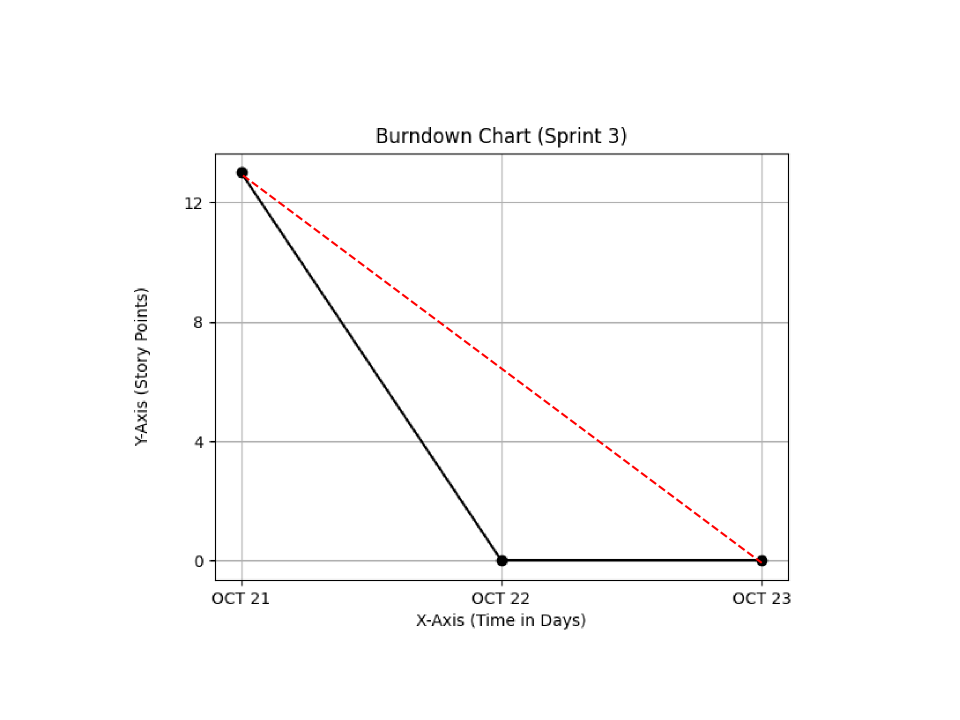
#> input picture 2024 sem2/SOFT2412/A2/Sprint3/Graphs/burndown_chart.png, 1920 x 1440 px (shown at 1/2 size)
$ python bu.py
#> lines starting #> are read from the running program, lines starting #| are printed output that depends on the picture
import matplotlib.pyplot as plt
import numpy as np
import matplotlib.image as mpimg

# Load the image
img_path = 'Sprint3/Graphs/burndown_chart.png'
img = mpimg.imread(img_path)
#> img is the input picture: shape (1440, 1920, 4) float32; mean R, G, B, A 0.988, 0.987, 0.987, 1

# Plot the original image again
fig, ax = plt.subplots()
ax.imshow(img, interpolation='none')  # Disable interpolation
ax.axis('off')  # Hide axes

# Overlay the expected line
ax.plot([103.9, 553], [76.6, 412], color='red', linewidth=1, linestyle='--')

# Save the figure with higher DPI
plt.savefig("Sprint3/Graphs/burndown_chart1.png", dpi=300)
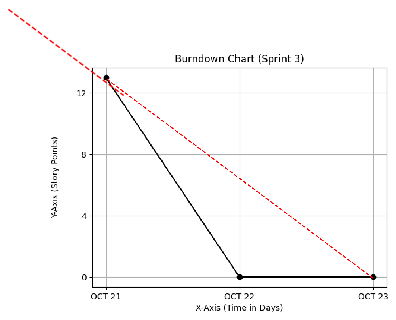
#> figure drawn by matplotlib, 1 panel

# Show the plot
plt.show()

$ run again, with 2024 sem2/SOFT2412/A2/Sprint3/Graphs/velocity_chart.png copied over 2024 sem2/SOFT2412/A2/Sprint3/Graphs/burndown_chart.png
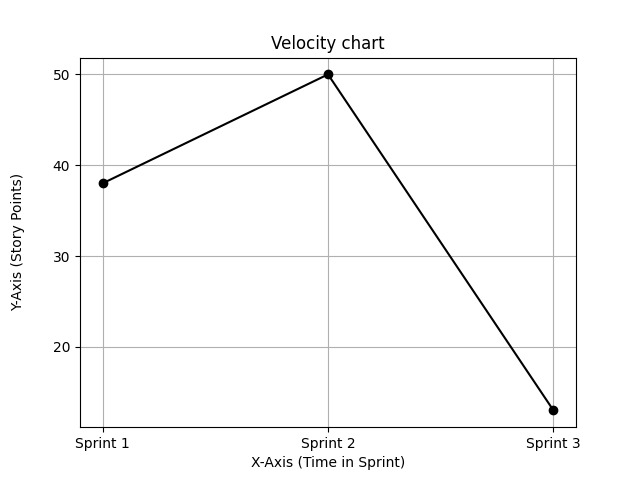
#> input picture 2024 sem2/SOFT2412/A2/Sprint3/Graphs/velocity_chart.png, 640 x 480 px
#> img is the input picture: shape (480, 640, 4) float32; mean R, G, B, A 0.979, 0.979, 0.979, 1
#> `plt.savefig("Sprint3/Graphs/burndown_chart1.png", dpi=300)`:
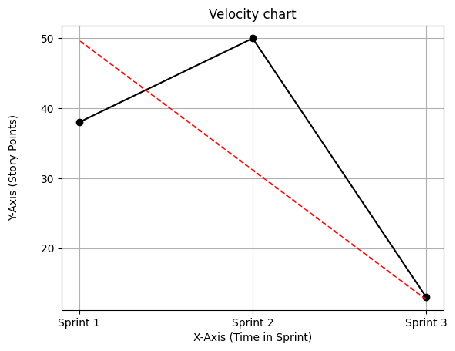
#> figure drawn by matplotlib, 1 panel

$ run again, with 2024 sem2/SOFT2412/A2/Sprint3/Graphs/Plan_round_1.jpg saved as 2024 sem2/SOFT2412/A2/Sprint3/Graphs/burndown_chart.png
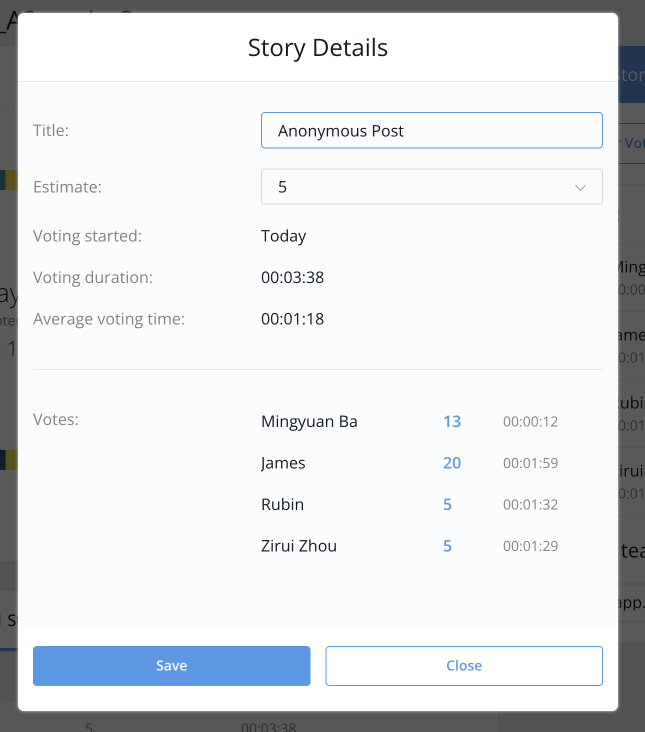
#> input picture 2024 sem2/SOFT2412/A2/Sprint3/Graphs/Plan_round_1.jpg, 1290 x 1464 px (shown at 1/2 size)
#> img is the input picture: shape (1464, 1290, 4) float32; mean R, G, B, A 0.898, 0.91, 0.918, 1
#> `plt.savefig("Sprint3/Graphs/burndown_chart1.png", dpi=300)`:
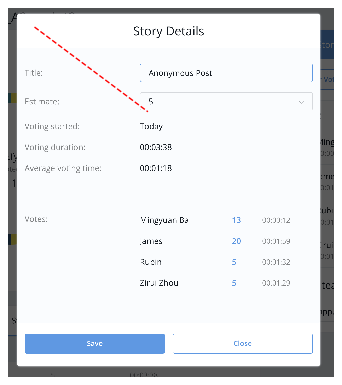
#> figure drawn by matplotlib, 1 panel

$ run again, with 2024 sem2/SOFT2412/A2/Sprint3/Graphs/Plan_round_2.jpg saved as 2024 sem2/SOFT2412/A2/Sprint3/Graphs/burndown_chart.png
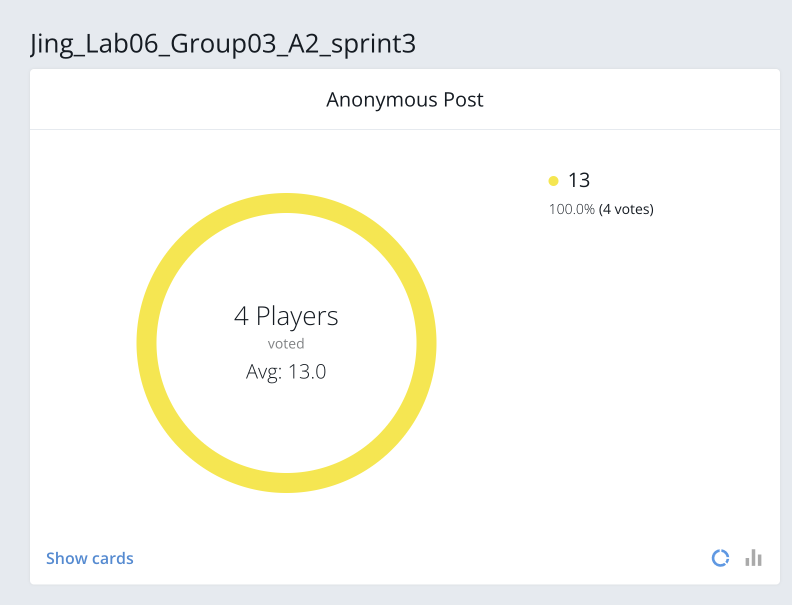
#> input picture 2024 sem2/SOFT2412/A2/Sprint3/Graphs/Plan_round_2.jpg, 1584 x 1210 px (shown at 1/2 size)
#> img is the input picture: shape (1210, 1584, 4) float32; mean R, G, B, A 0.971, 0.971, 0.954, 1
#> `plt.savefig("Sprint3/Graphs/burndown_chart1.png", dpi=300)`:
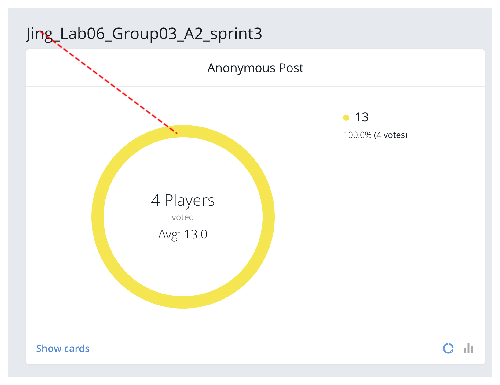
#> figure drawn by matplotlib, 1 panel
